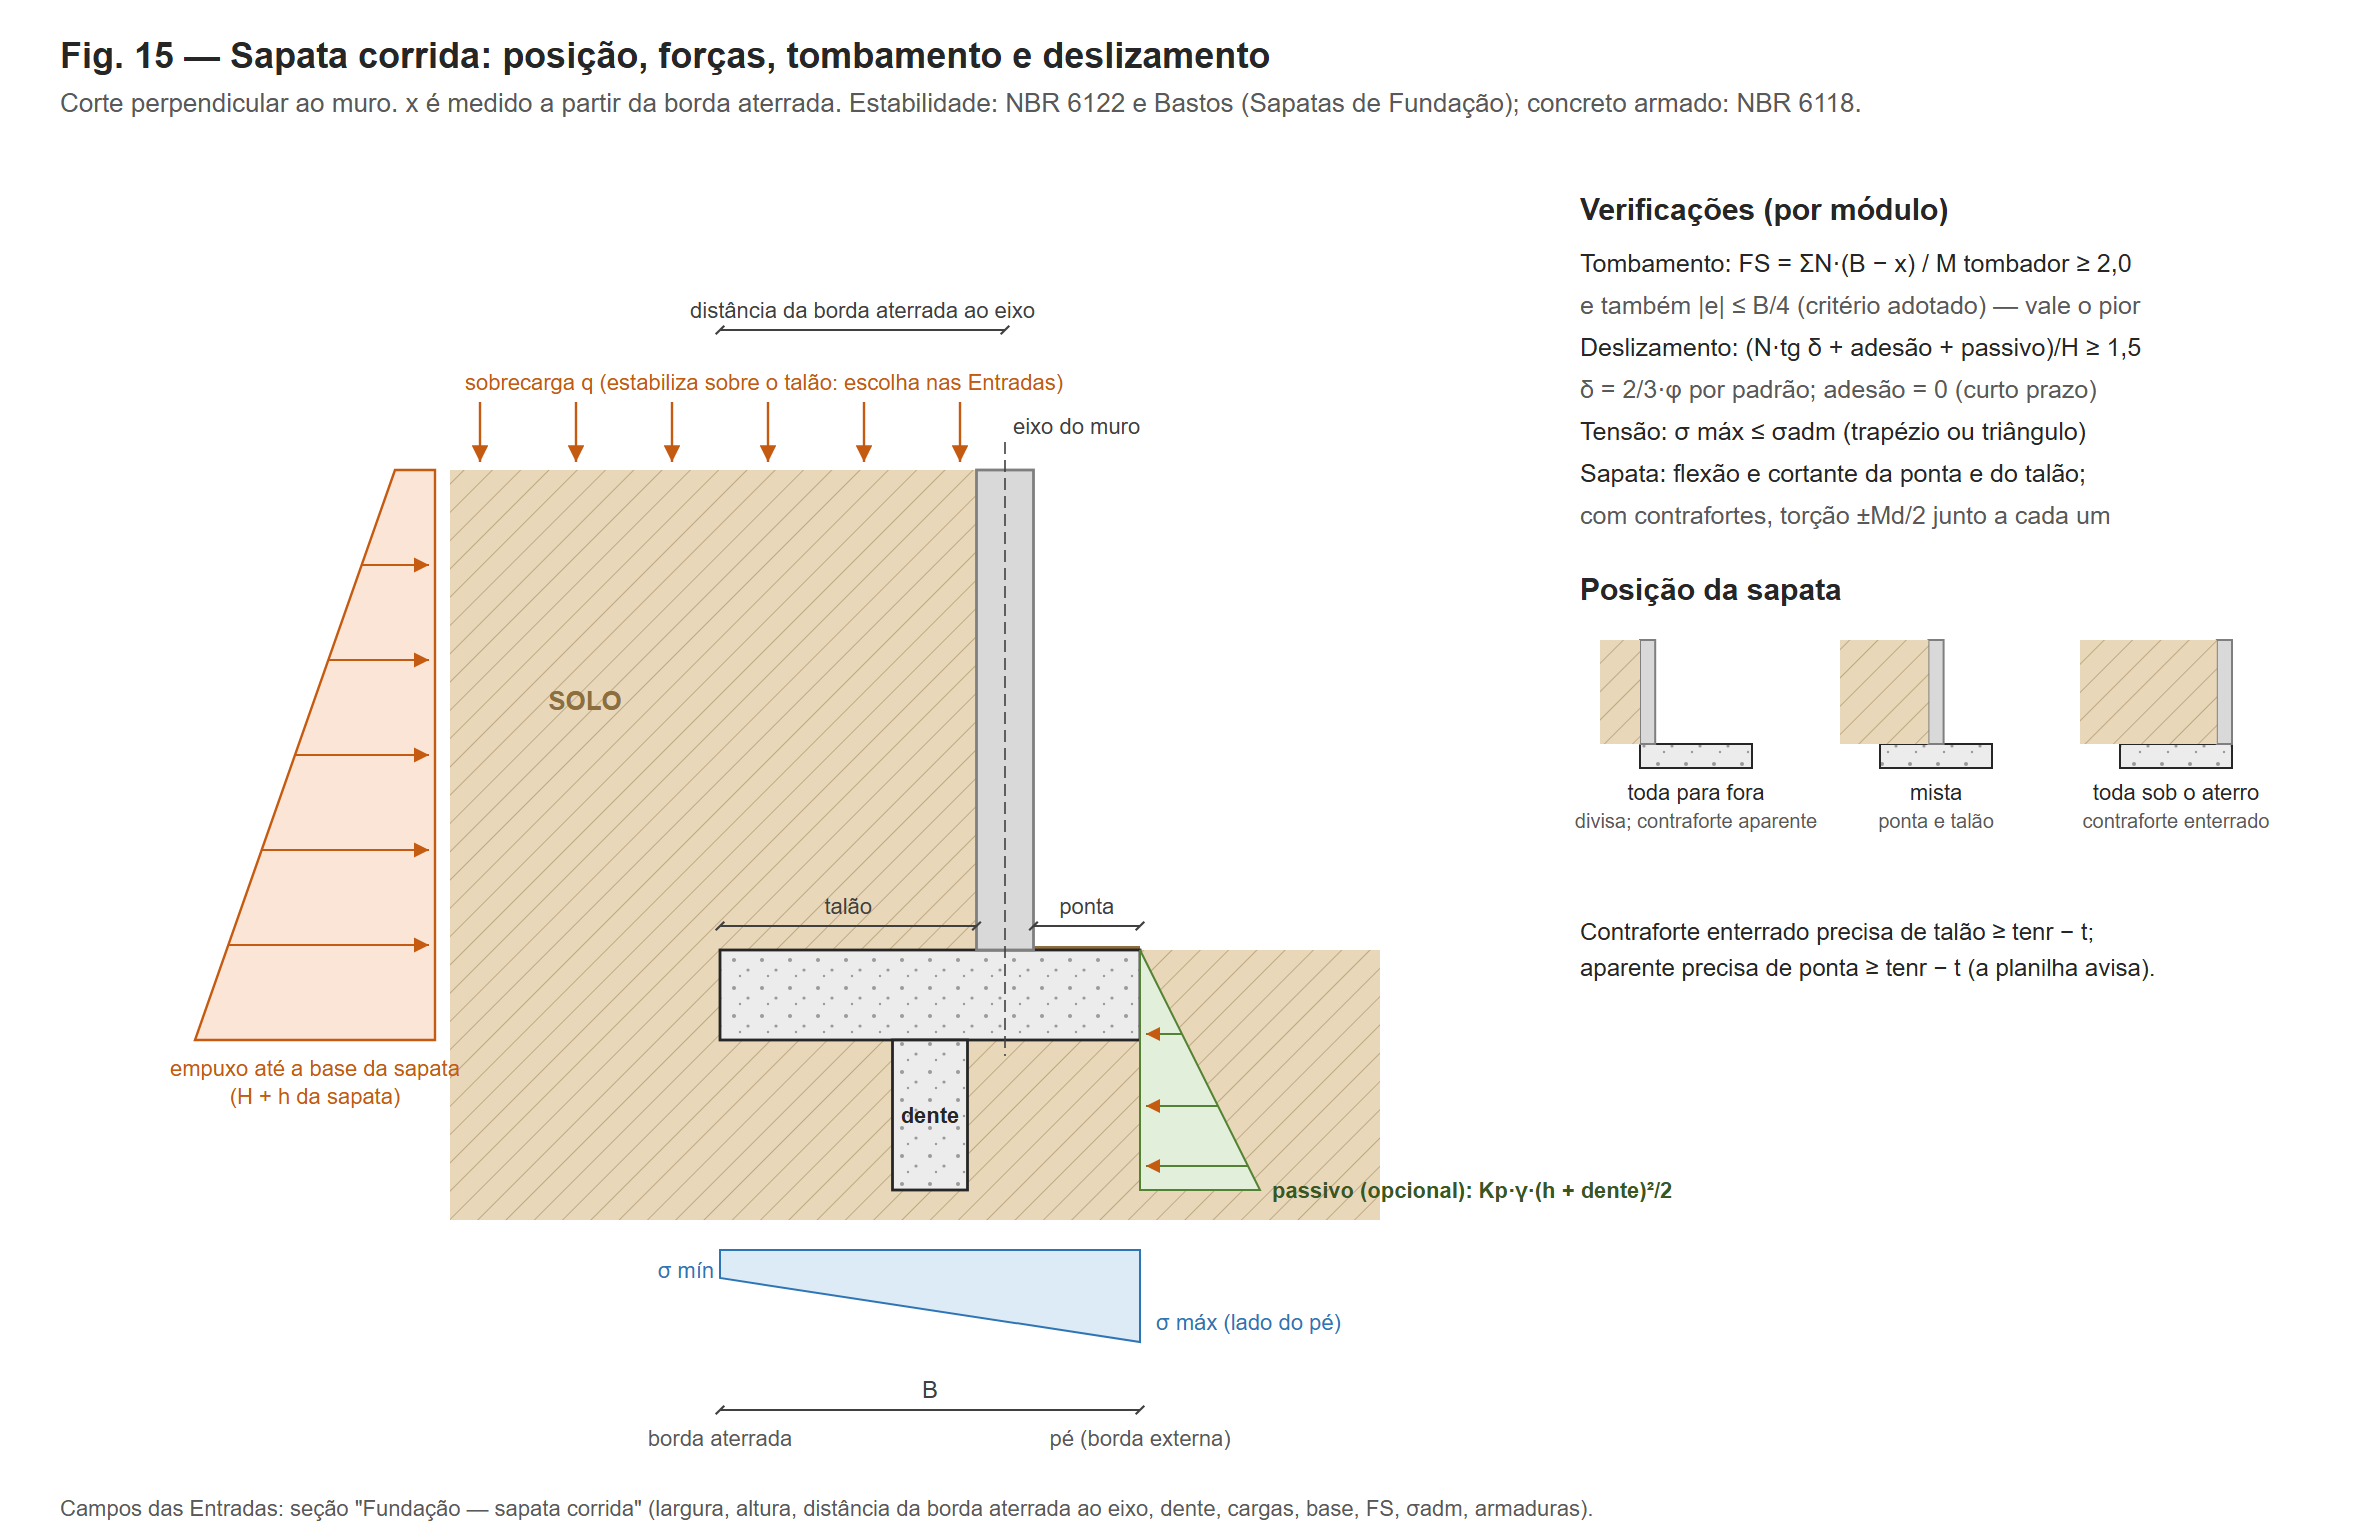

Generate this figure with Python:
from figlib import SVG, C
S = 150.0                     # px por metro
W, H = 1180, 770
s = SVG(W, H)
s.text(30, 34, 'Fig. 15 — Sapata corrida: posição, forças, tombamento e deslizamento', size=18, anchor='start', weight='bold')
s.text(30, 56, 'Corte perpendicular ao muro. x é medido a partir da borda aterrada. Estabilidade: NBR 6122 e Bastos (Sapatas de Fundação); concreto armado: NBR 6118.', size=13, anchor='start', color=C['note'])
# geometria (exemplo): B 1,4; a 0,95; t 0,19; h 0,30; H 1,6; dente 0,25 x 0,5
B, a, t, hs, Hm, bd, hd = 1.4, 0.95, 0.19, 0.30, 1.6, 0.25, 0.5
x0, yb = 360, 520                    # x0 = borda aterrada; yb = base da sapata
X = lambda v: x0 + v * S
Y = lambda v: yb - v * S
# solo contido (à esquerda do muro, sobre o talão e atrás)
s.rect(X(-0.9), Y(hs + Hm), (0.9 + a - t / 2) * S, Hm * S, fill='url(#soilh)', stroke='none')
s.rect(X(-0.9), Y(hs), 0.9 * S, hs * S, fill='url(#soilh)', stroke='none')
s.rect(X(-0.9), Y(0), (B + 1.7) * S, 0.6 * S, fill='url(#soilh)', stroke='none')
s.text(X(-0.45), Y(hs + Hm / 2), 'SOLO', size=13, color=C['soil'], weight='bold')
# solo da frente (até o topo da sapata)
s.rect(X(B), Y(hs), 0.8 * S, hs * S, fill='url(#soilh)', stroke='none')
s.rect(X(a + t / 2), Y(hs) - 2, (B - a - t / 2) * S, 2, fill=C['soil'], stroke='none')
# sapata + dente
s.rect(X(0), Y(hs), B * S, hs * S, fill='url(#conc)', stroke=C['line'], sw=1.4)
s.rect(X(B / 2 - bd / 2), Y(0), bd * S, hd * S, fill='url(#conc)', stroke=C['line'], sw=1.4)
s.text(X(B / 2), Y(-hd / 2) + 4, 'dente', size=11, color=C['line'], weight='bold')
# muro
s.rect(X(a - t / 2), Y(hs + Hm), t * S, Hm * S, fill=C['blockfill'], stroke=C['block'], sw=1.4)
s.line(X(a), Y(hs + Hm) - 14, X(a), Y(0) + 8, stroke=C['dim'], sw=0.8, extra='stroke-dasharray="6,3"')
s.text(X(a) + 4, Y(hs + Hm) - 18, 'eixo do muro', size=11, anchor='start', color=C['dim'])
# sobrecarga
for k in range(6):
    xx = -0.8 + k * 0.32
    if xx < a - t / 2 - 0.05:
        s.arrow(X(xx), Y(hs + Hm) - 34, X(xx), Y(hs + Hm) - 4, color=C['load'], sw=1.2)
s.text(X(-0.85), Y(hs + Hm) - 40, 'sobrecarga q (estabiliza sobre o talão: escolha nas Entradas)', size=11, anchor='start', color=C['load'])
# empuxo até a base da sapata (diagrama à esquerda, no plano da borda aterrada)
px = X(-0.95)
pts = [(px, Y(hs + Hm)), (px - 20, Y(hs + Hm)), (px - 120, Y(0)), (px, Y(0))]
s.poly(pts, fill='#fbe5d6', stroke=C['load'], sw=1.2)
for k in range(1, 6):
    yy = (hs + Hm) * k / 6
    w = 20 + 100 * (1 - yy / (hs + Hm))
    s.arrow(px - w, Y(yy), px - 3, Y(yy), color=C['load'], sw=1.1)
s.text(px - 60, Y(0) + 18, 'empuxo até a base da sapata', size=11, color=C['load'])
s.text(px - 60, Y(0) + 32, '(H + h da sapata)', size=11, color=C['load'])
# passivo na frente
s.poly([(X(B), Y(hs)), (X(B), Y(-hd)), (X(B) + 60, Y(-hd))], fill='#e2efda', stroke='#548235', sw=1.0)
for k in (0.35, 0.65, 0.9):
    yy = hs - k * (hs + hd)
    s.arrow(X(B) + 60 * k, Y(yy), X(B) + 3, Y(yy), color='#548235', sw=1.0)
s.text(X(B) + 66, Y(-hd) + 4, 'passivo (opcional): Kp·γ·(h + dente)²/2', size=11, anchor='start', color='#385723', weight='bold')
# pressões no solo (trapézio)
s.poly([(X(0), Y(0) + 105), (X(B), Y(0) + 105), (X(B), Y(0) + 105 + 46), (X(0), Y(0) + 105 + 14)], fill='#ddebf7', stroke=C['grout'], sw=1.0)
s.text(X(B) + 8, Y(0) + 105 + 40, 'σ máx (lado do pé)', size=11, anchor='start', color=C['grout'])
s.text(X(-0.02), Y(0) + 105 + 14, 'σ mín', size=11, anchor='end', color=C['grout'])
# cotas
s.dim_h(X(0), X(a), Y(hs + Hm) - 70, 'distância da borda aterrada ao eixo', size=11)
s.dim_h(X(0), X(B), Y(0) + 185, 'B', size=12)
s.dim_h(X(0), X(a - t / 2), Y(hs) - 12, 'talão', size=11)
s.dim_h(X(a + t / 2), X(B), Y(hs) - 12, 'ponta', size=11)
s.text(X(0), Y(0) + 203, 'borda aterrada', size=11, color=C['note'])
s.text(X(B), Y(0) + 203, 'pé (borda externa)', size=11, color=C['note'])
# texto à direita
lx = 790
s.text(lx, 110, 'Verificações (por módulo)', size=15, anchor='start', weight='bold')
lines = ['Tombamento: FS = ΣN·(B − x) / M tombador ≥ 2,0', '   e também |e| ≤ B/4 (critério adotado) — vale o pior',
         'Deslizamento: (N·tg δ + adesão + passivo)/H ≥ 1,5', '   δ = 2/3·φ por padrão; adesão = 0 (curto prazo)',
         'Tensão: σ máx ≤ σadm (trapézio ou triângulo)', 'Sapata: flexão e cortante da ponta e do talão;', '   com contrafortes, torção ±Md/2 junto a cada um']
for i, l in enumerate(lines):
    s.text(lx, 136 + i * 21, l, size=12.5, anchor='start', color=C['line'] if not l.startswith('   ') else C['note'])
s.text(lx, 300, 'Posição da sapata', size=15, anchor='start', weight='bold')
def mini(x, y, aa, lab, lab2):
    sc = 40
    s.rect(x, y + 1.3 * sc, 1.4 * sc, 0.3 * sc, fill='url(#conc)', stroke=C['line'], sw=1)
    s.rect(x + (aa - 0.095) * sc, y, 0.19 * sc, 1.3 * sc, fill=C['blockfill'], stroke=C['block'], sw=1)
    s.rect(x - 0.5 * sc, y, (aa - 0.095 + 0.5) * sc, 1.3 * sc, fill='url(#soilh)', stroke='none')
    s.text(x + 0.7 * sc, y + 1.6 * sc + 16, lab, size=11)
    s.text(x + 0.7 * sc, y + 1.6 * sc + 30, lab2, size=10, color=C['note'])
mini(820, 320, 0.095, 'toda para fora', 'divisa; contraforte aparente')
mini(940, 320, 0.7, 'mista', 'ponta e talão')
mini(1060, 320, 1.305, 'toda sob o aterro', 'contraforte enterrado')
s.text(lx, 470, 'Contraforte enterrado precisa de talão ≥ tenr − t;', size=12, anchor='start')
s.text(lx, 488, 'aparente precisa de ponta ≥ tenr − t (a planilha avisa).', size=12, anchor='start')
s.text(30, 758, 'Campos das Entradas: seção "Fundação — sapata corrida" (largura, altura, distância da borda aterrada ao eixo, dente, cargas, base, FS, σadm, armaduras).', size=11, anchor='start', color=C['note'])
s.save('fig15_sapata.svg'); print('ok')
